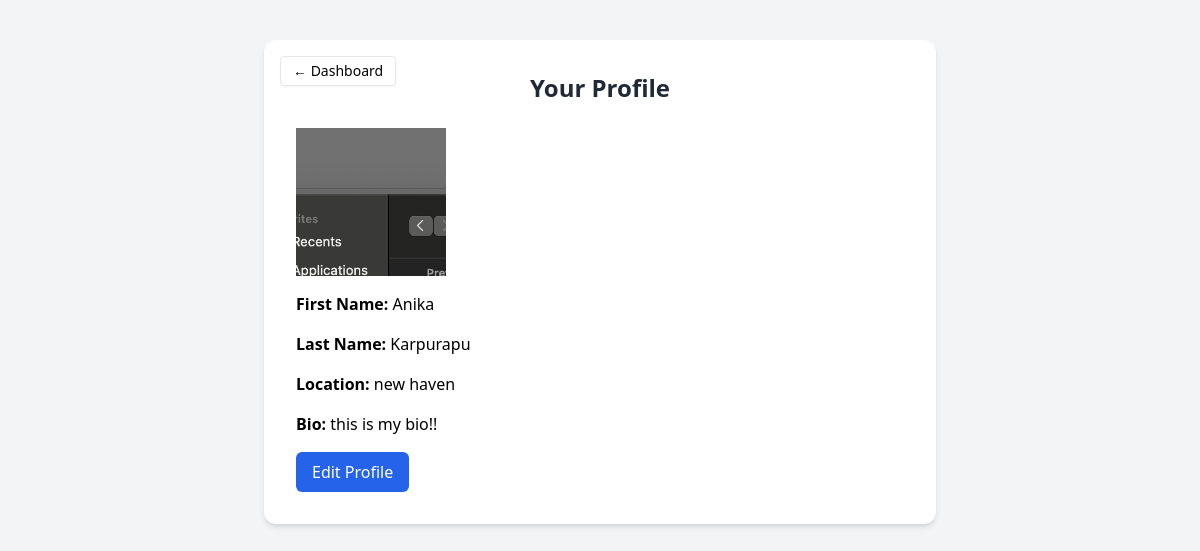
The page /user/1 on the database as committed earlier.
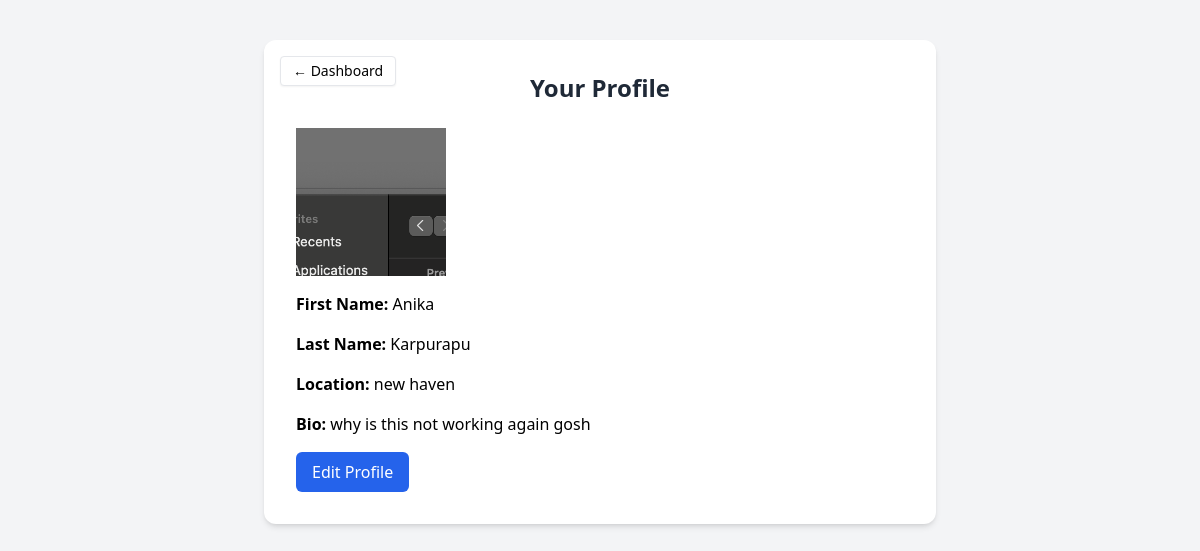
The same page on the database as committed later.
### models.py (models this page shows, shortened)
class User(db.Model):
    id = db.Column(db.Integer, primary_key=True)
    email = db.Column(db.String(120), unique=True, nullable=False)
    password_hash = db.Column(db.String(128), nullable=False)
    reviews = db.relationship('Review', backref='user', lazy=True)
    first_name = db.Column(db.String(120), nullable=True)
    last_name = db.Column(db.String(120), nullable=True)
    bio = db.Column(db.Text, nullable=True)
    location = db.Column(db.String(120), nullable=True)
    profile_picture = db.Column(db.String(255), nullable=True)
    followed = db.relationship(
        'User',
        secondary=follows,
        primaryjoin=(follows.c.follower_id == id),
        secondaryjoin=(follows.c.followed_id == id),
        backref=db.backref('followers', lazy='dynamic'),
        lazy='dynamic'
    )

### app.py (the view)
@app.route('/user/<int:user_id>')
def user_profile_page(user_id):
    user = User.query.get(user_id)
    if not user:
        return "User not found", 404
    display_name = f"{user.first_name} {user.last_name}" if user.first_name and user.last_name else user.email
    return render_template(
        'profile.html',
        user_id=user.id,
        user_email=user.email,
        profile_picture=user.profile_picture,
        display_name=display_name,
        first_name=user.first_name,
        last_name=user.last_name,
        bio=user.bio,
        location=user.location,
    )

### templates/profile.html (shortened to what this page needs)
<!DOCTYPE html>
<html lang="en">
<head>
  <script src="https://cdn.tailwindcss.com"></script>
</head>
<body class="bg-gray-100 min-h-screen py-10 px-4">
  <div class="max-w-2xl mx-auto bg-white p-8 rounded-xl shadow-md relative">
    <a href="/dashboard-page"
      class="absolute top-4 left-4 text-sm bg-white border px-3 py-1 rounded hover:bg-gray-100 shadow-sm">←
      Dashboard</a>
    <h2 class="text-2xl font-semibold text-gray-800 mb-6 text-center">Your Profile</h2>
    <div id="profile-view" class="space-y-4">
      {% if profile_picture %}
          <img src="{{ profile_picture }}" alt="Profile Picture" width="150" height="150">
      {% else %}
          <p>No profile picture uploaded.</p>
      {% endif %}
      <p><strong>First Name:</strong> {{ first_name }}</p>
      <p><strong>Last Name:</strong> {{ last_name }}</p>
      <p><strong>Location:</strong> {{ location }}</p>
      <p><strong>Bio:</strong> {{ bio }}</p>
      <button onclick="toggleEdit(true)" class="bg-blue-600 hover:bg-blue-700 text-white px-4 py-2 rounded-md">Edit
        Profile</button>
    </div>
  </div>
</body>
</html>

Rows that differ between the two databases and show on the page:
changed User "Anika": bio "this is my bio!!" → "why is this not working again gosh"
